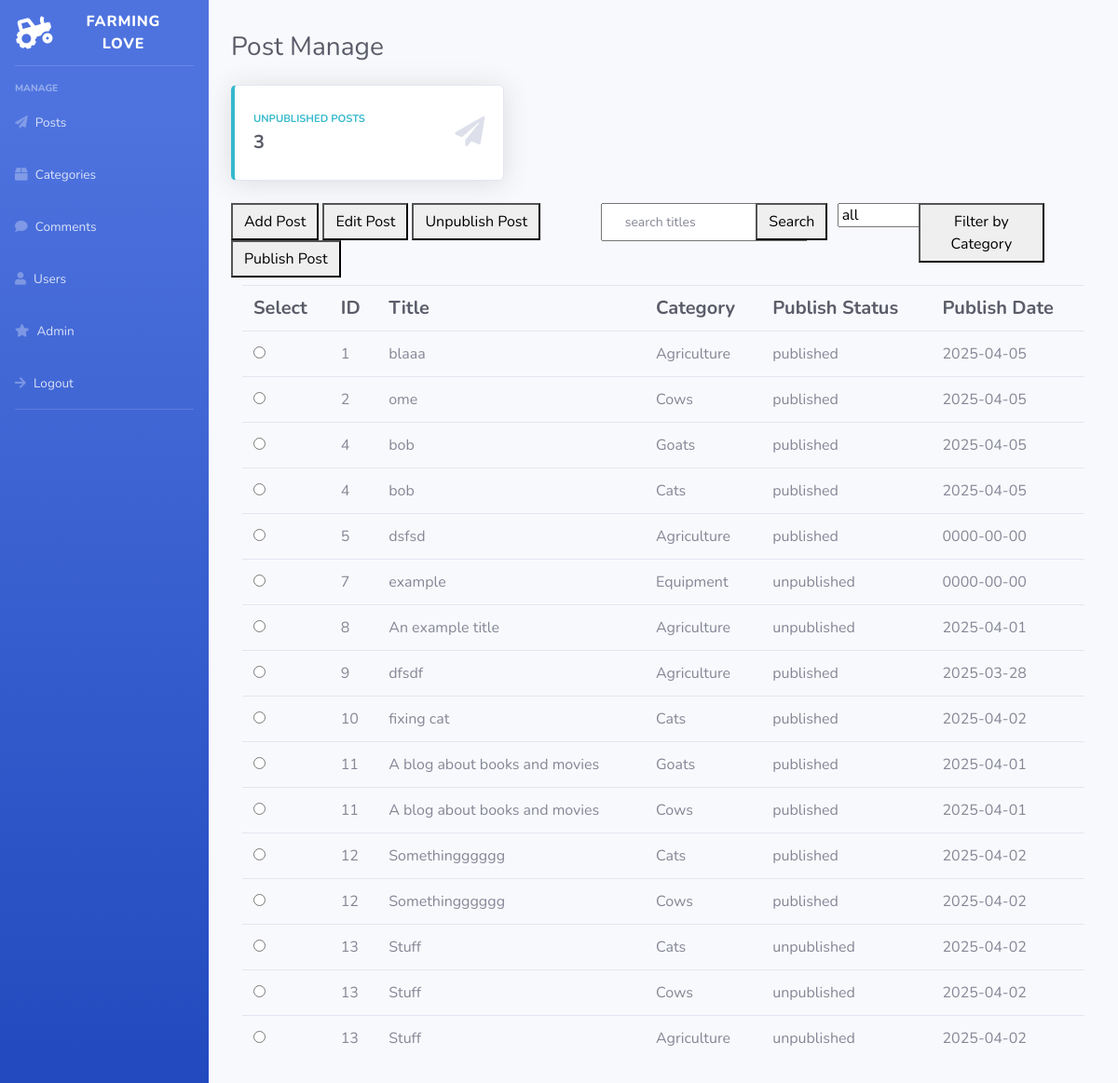
/admin/adminpostmanage.php (signed in), run on the app's committed database.
### tables this page shows
CREATE TABLE `post` (
  `post_id` int(11) NOT NULL,
  `user_id` int(11) NOT NULL,
  `title` varchar(33) NOT NULL,
  `content` blob NOT NULL,
  `statuspost` tinyint(1) NOT NULL,
  `date` date NOT NULL
);

CREATE TABLE `postcat` (
  `post_id` int(11) NOT NULL,
  `category_id` int(11) NOT NULL
);

CREATE TABLE `category` (
  `category_id` int(11) NOT NULL,
  `categoryname` varchar(33) NOT NULL,
  `description` varchar(50) NOT NULL,
  `status` tinyint(1) NOT NULL
);

### queries.php (called while the page is built, shortened)
<?php
$allpostlistq = "SELECT * FROM `post` JOIN `user` ON post.user_id=user.user_id JOIN `postcat` ON post.post_id=postcat.post_id JOIN `category` ON postcat.category_id=category.category_id";
?>

### admin/adminpostmanage.php (the view, shortened to what this page needs)
<?php
include("../connectionvar.php");
include("../queries.php");
$postlistq = $allpostlistq;
$postlistq .= " ORDER BY post.post_id ASC;";
$postfil = mysqli_query($conn, $postlistq) or exit('bad query');
require("../postop.php");
?>
<!DOCTYPE html>
<html lang="en">
<head>
    <link href="vendor/fontawesome-free/css/all.min.css" rel="stylesheet" type="text/css">
    <link href="css/sb-admin-2.min.css" rel="stylesheet">
</head>
<body id="page-top">
    <div id="wrapper">
    <?php
        require("adminsidebar.php");
    ?>
        <div id="content-wrapper" class="d-flex flex-column">
            <div id="content">
                <div class="container-fluid">
                    <div class="d-sm-flex align-items-center justify-content-between mb-4">
                        <h1 class="h3 mb-0 text-gray-800"> <br>Post Manage</h1>
                    </div>
                    <div class="row">
                        <div class="col-xl-4 col-md-6 mb-4">
                            <div class="card border-left-info shadow h-100 py-2">
                                <div class="card-body">
                                    <div class="row no-gutters align-items-center">
                                        <div class="col mr-2">
                                            <div class="text-xs font-weight-bold text-info text-uppercase mb-1">Unpublished Posts
                                            </div>
                                            <div class="row no-gutters align-items-center">
                                                <div class="col-auto">
                                                    <div class="h5 mb-0 mr-3 font-weight-bold text-gray-800">
                                                    <?php
                                                    $c = 0;
                                                    while($row = mysqli_fetch_array($unpostlist)) {
                                                        $c++;
                                                    }
                                                    echo $c;
                                                    ?>
                                                    </div>
                                                </div>
                                            </div>
                                        </div>
                                        <div class="col-auto">
                                            <i class="fas fa-paper-plane fa-2x text-gray-300"></i>
                                        </div>
                                    </div>
                                </div>
                            </div>
                        </div>
                    </div>
                    <div class = "row">
                        <div class="col-xl-5 col-md-4 mb-2 mr-0">
                            <form method = 'POST' action = "<?php echo $_SERVER['PHP_SELF']; ?>">
                            <button class="btn-icon-split" type = 'submit' name = 'addpost'>
                                <span class="text">Add Post</span>
                            </button>
                            <button class="btn-icon-split" type = 'submit' name = 'editpost'>
                                <span class="text">Edit Post</span>
                            </button>
                            <button class="btn-icon-split" type = 'submit' name = 'status0'>
                                <span class="text">Unpublish Post</span>
                            </button>
                            <button class="btn-icon-split" type = 'submit' name = 'status1'>
                                <span class="text">Publish Post</span>
                            </button>
                        </div>
                        <div class="col-xl-2 col-md-3 mb-2 mr-2">
                            <input class = "dropdown-header" type = 'text' name = 'input' value = 'search titles'>
                        </div>
                        <div class="col-xl-1 col-md-3 mb-2 mr-2">
                            <button class="btn-icon-split" type = 'submit' name = 'search'>
                            <span class="text">Search</span>
                            </button>
                        </div>
                        <div class="col-xl-1 col-md-3 mb-2 mr-2">
                            <select class = "dropdown" name = 'filterop'>
                                <option class = "dropdown-header" value = '0'>all</option>
                            </select>
                        </div>
                        <div class="col-xl-2 col-md-3 mb-2">
                            <button class="btn-icon-split" type = 'submit' name = 'filter'>
                                <span class="text">Filter by Category</span>
                            </button>
                        </div>
                    </div>
                    <div class="col-xl-12 col-md-12 mb-4">
                        <table class = 'table'>
                            <tr>
                                <th class="h5 mb-0 mr-3 font-weight-bold text-gray-800"> Select </th>
                                <th class="h5 mb-0 mr-3 font-weight-bold text-gray-800"> ID </th>
                                <th class="h5 mb-0 mr-3 font-weight-bold text-gray-800"> Title </th>
                                <th class="h5 mb-0 mr-3 font-weight-bold text-gray-800"> Category </th>
                                <th class="h5 mb-0 mr-3 font-weight-bold text-gray-800"> Publish Status </th>
                                <th class="h5 mb-0 mr-3 font-weight-bold text-gray-800"> Publish Date </th>
                            </tr>
                            <?php
                            while ($row = mysqli_fetch_array($postfil)) {
                                if ($row['statuspost']=='0') {
                                    $status = "unpublished";
                                } elseif ($row['statuspost']=='1') {
                                    $status = "published";
                                }
                                echo "<tr> <td> <input type = 'radio' name = 'editop' value = '". $row['post_id']. "'> </td> <td>". $row['post_id']. "</td> <td>". $row['title']. "</td> <td>". $row['categoryname']. "</td> <td>". $status. "</td> <td>". $row['date']. "</td> </tr>";
                            }
                            ?>
                        </table>
                    </div>
                </div>
            </div>
        </div>
    </div>
</body>
</html>

### data on the page
post: postcat.post_id "1", title "blaaa", category.categoryname "Agriculture", statuspost "published", date "2025-04-05"
post: postcat.post_id "2", title "ome", category.categoryname "Cows", statuspost "published", date "2025-04-05"
post: postcat.post_id "4", title "bob", category.categoryname "Goats", statuspost "published", date "2025-04-05", category.categoryname "Cats"
post: postcat.post_id "5", title "dsfsd", category.categoryname "Agriculture", statuspost "published", date "0000-00-00"
post: postcat.post_id "7", title "example", category.categoryname "Equipment", statuspost "unpublished", date "0000-00-00"
post: postcat.post_id "8", title "An example title", category.categoryname "Agriculture", statuspost "unpublished", date "2025-04-01"
post: postcat.post_id "9", title "dfsdf", category.categoryname "Agriculture", statuspost "published", date "2025-03-28"
post: postcat.post_id "10", title "fixing cat", category.categoryname "Cats", statuspost "published", date "2025-04-02"
post: postcat.post_id "11", title "A blog about books and movies", category.categoryname "Goats", statuspost "published", date "2025-04-01", category.categoryname "Cows"
post: postcat.post_id "12", title "Somethingggggg", category.categoryname "Cats", statuspost "published", date "2025-04-02", category.categoryname "Cows"
post: postcat.post_id "13", title "Stuff", category.categoryname "Cats", statuspost "unpublished", date "2025-04-02", category.categoryname "Cows", category.categoryname "Agriculture"

### other printed values
$c "3"
